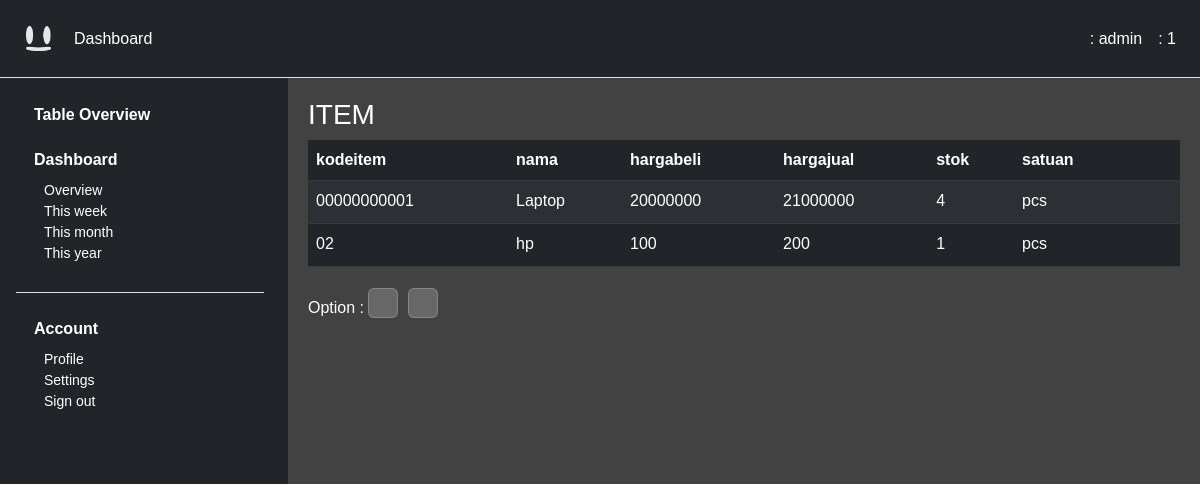
/dashboard/?tview=item (signed in), run on an earlier commit of the app's database.
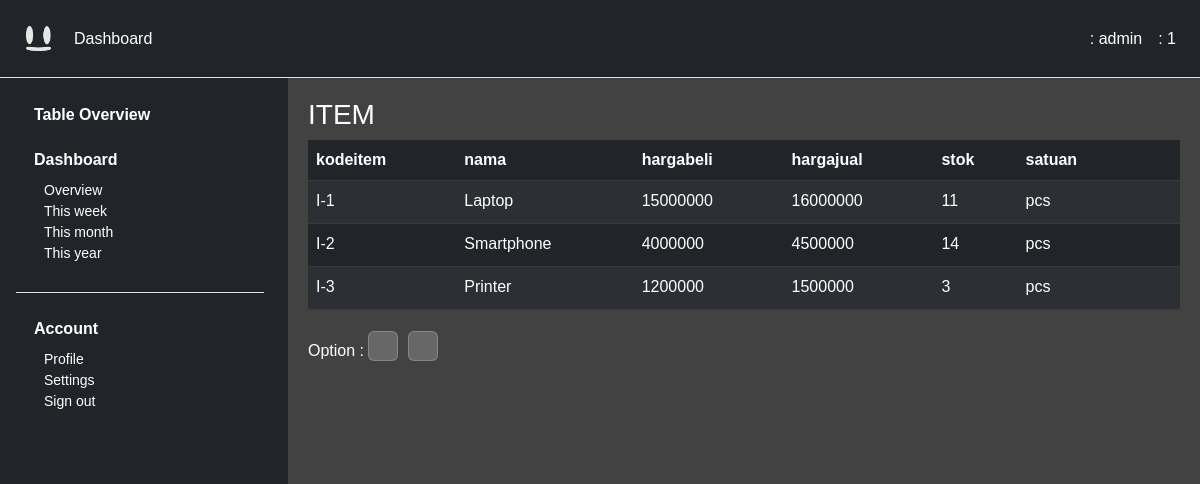
And on a later commit of the database.
### tables this page shows
CREATE TABLE item (
    kodeitem VARCHAR(5) PRIMARY KEY,
    nama VARCHAR(255),
    hargabeli DOUBLE,
    hargajual DOUBLE,
    stok DOUBLE,
    satuan VARCHAR(10)
);

### php-component/table.php (the view, shortened to what the changed rows need)
<?php
function connect_db() {
    $db = new SQLite3('../db/database.db');
    return $db;
}
function add_data(&$table_name, &$template, &$template_t) {
    $template = array(
        array("kodeitem", "nama", "hargabeli", "hargajual", "stok", "satuan"),
        array("kodepemasok", "namapemasok", "alamat", "kota", "telepon", "email"),
        array("kodepelanggan", "namapelanggan", "alamat", "kota", "telepon", "email"),
        array("koderekening", "namarekening", "saldo"),
        array("nojual", "tanggal", "kodepelanggan", "total", "keterangan"),
        array("nogenerate", "nojual", "kodeitem", "qty", "hargajual", "stok"),
        array("nobeli", "noref", "tanggal", "kodepemasok", "total", "keterangan"),
        array("nogenerate", "nobeli", "kodeitem", "qty", "hargabeli", "stok"),
        array("no", "nojual", "tanggal", "totalbayar", "keterangan", "koderekening"),
        array("no", "nobeli", "tanggal", "totalbayar", "keterangan", "koderekening"),
    );
}
function makeSingleTable($dest, $name, $cando, $from='none') {
    $db = connect_db();
    $table_name = array();
    $template = array();
    $template_t = array();
    add_data($table_name, $template, $template_t);
    $index = 0;
    for ($i=0; $i < count($template); $i++) {
        if ($table_name[$i] == $name) {
            $index = $i;
        }
    }
    $name_upper = strtoupper($name);
    echo "<div class='table-responsive'>";
    echo "<h3>$name_upper</h3>";
    echo "<table class='table table-dark table-striped'>";
    echo "<thead>";
    echo "<tr>";
    for ($j=0; $j < count($template[$index]); $j++) {
        echo "<th>" . $template[$index][$j] . "</th>";
    }
    if ($cando) {
        echo "<td></td>";
    }
    echo "</tr>";
    echo "</thead>";
    echo "<tbody>";
    if ($from == "none") {
        $str = "select * from $name";
    } elseif ($from == "week") {
        $str = "select * from $name WHERE tanggal >= DATE('now', '-7 days') AND tanggal <= DATE('now')";
    } elseif ($from == "month") {
        $str = "select * from $name WHERE tanggal >= DATE('now', '-1 months') AND tanggal <= DATE('now')";
    } elseif ($from == "year") {
        $str = "select * from $name WHERE tanggal >= DATE('now', '-1 years') AND tanggal <= DATE('now')";
    } else {
        $str = "select * from $name";
    }
    $results = $db->query($str);
    while ($row= $results->fetchArray()) {
        $current_id = $row[$template[$index][0]];
        echo "<tr>";
        for ($j=0; $j < count($template[$index]); $j++) {
            echo "<td>" . $row[$template[$index][$j]] . "</td>";
        }
        if ($cando) {
            echo "<td>";
            echo "<form method='post' action=$dest>";
            echo "<button name='edit-$name' type='submit' class='btn text-white' value='$current_id'>&nbsp<i class='nf nf-fa-edit'></i>&nbsp</button>";
            echo "</form>";
            echo "</td>";
        }
        echo "</tr>";
    }
    echo "</tbody>";
    echo "</table>";
    echo "</div>";
    if ($cando) {
        echo "<form action='$dest' method='post' class='inline-button mb-1'>";
        echo "<span>Option : </span>";
        echo "<button class='table-button p-1' type='submit' name='del-$name'><i class='nf nf-fa-minus'></i></button>";
        echo "<button class='table-button p-1' type='submit' name='add-$name'><i class='nf nf-fa-plus'></i></button>";
        echo "</form>";
    }
}
?>

### dashboard/index.php (shortened to what the changed rows need)
<!doctype html>
<html lang="en">
    <head>
        <link rel="stylesheet" href="/css/style.css" />
        <link
        href="https://cdn.jsdelivr.net/npm/bootstrap@5.2.3/dist/css/bootstrap.min.css"
        rel="stylesheet"
    />
    </head>
    <body class="dark-bg-custom">
            <?php
            include '../php-component/table.php';
            ?>
        <div class="content">
            <div id="content-real">
                <?php
                if (isset($_GET["tview"])) {
                    if ($_GET["tview"] == "all") {
                        $dest = "/dashboard/?tview=all";
                        $_SESSION["location"] = $dest;
                        if ($_SESSION["user type"] == 1) {
                            echo "<div class='table-start' id='table-pos'>";
                            makeTable($dest);
                            echo "</div>";
                        } else {echo "<h1>Illegal access.</h1>";}
                    } else {
                        for ($i=0; $i < count($_SESSION["table name"]); $i++) {
                            $current = $_SESSION["table name"][$i];
                            if ($current == $_GET["tview"]) {
                                $dest = "/dashboard/?tview=$current";
                                if ($_SESSION["user type"] == 1) {
                                    makeSingleTable($dest, $current, true);
                                } else {
                                    makeSingleTable($dest, $current, false);
                                }
                            }
                        }
                    }
                } else {
                    if (isset($_SESSION["displayed"])) {
                        unset($_SESSION["displayed"]);
                    }
                    include "../php-component/dash.php";
                    render();
                }
                ?>
            </div>
        </div>
    </body>
</html>

What changed in the data, as far as the page shows it:
removed item: kodeitem "00000000001", nama "Laptop", hargabeli "20000000", hargajual "21000000", stok "4", satuan "pcs"
removed item: kodeitem "02", nama "hp", hargabeli "100", hargajual "200", stok "1", satuan "pcs"
added item: kodeitem "I-1", nama "Laptop", hargabeli "15000000", hargajual "16000000", stok "11", satuan "pcs"
added item: kodeitem "I-2", nama "Smartphone", hargabeli "4000000", hargajual "4500000", stok "14", satuan "pcs"
added item: kodeitem "I-3", nama "Printer", hargabeli "1200000", hargajual "1500000", stok "3", satuan "pcs"
